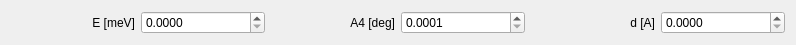
<?xml version="1.0" encoding="UTF-8"?>
<ui version="4.0">
 <class>Form</class>
 <widget class="QWidget" name="Form">
  <property name="geometry">
   <rect>
    <x>0</x>
    <y>0</y>
    <width>796</width>
    <height>44</height>
   </rect>
  </property>
  <property name="windowTitle">
   <string>Form</string>
  </property>
  <layout class="QHBoxLayout" name="horizontalLayout_7">
   <item>
    <layout class="QVBoxLayout" name="verticalLayout">
     <item>
      <layout class="QHBoxLayout" name="horizontalLayout">
       <item>
        <widget class="QLabel" name="label_2">
         <property name="layoutDirection">
          <enum>Qt::LeftToRight</enum>
         </property>
         <property name="text">
          <string>E [meV]</string>
         </property>
         <property name="alignment">
          <set>Qt::AlignRight|Qt::AlignTrailing|Qt::AlignVCenter</set>
         </property>
        </widget>
       </item>
       <item>
        <widget class="QDoubleSpinBox" name="e_spinBox">
         <property name="decimals">
          <number>4</number>
         </property>
        </widget>
       </item>
      </layout>
     </item>
    </layout>
   </item>
   <item>
    <layout class="QVBoxLayout" name="verticalLayout_2">
     <item>
      <layout class="QHBoxLayout" name="horizontalLayout_3">
       <item>
        <layout class="QHBoxLayout" name="horizontalLayout_2">
         <item>
          <widget class="QLabel" name="label_3">
           <property name="layoutDirection">
            <enum>Qt::LeftToRight</enum>
           </property>
           <property name="text">
            <string>A4 [deg]</string>
           </property>
           <property name="alignment">
            <set>Qt::AlignRight|Qt::AlignTrailing|Qt::AlignVCenter</set>
           </property>
          </widget>
         </item>
         <item>
          <widget class="QDoubleSpinBox" name="a4_spinBox">
           <property name="decimals">
            <number>4</number>
           </property>
           <property name="minimum">
            <double>0.000100000000000</double>
           </property>
           <property name="maximum">
            <double>180.000000000000000</double>
           </property>
          </widget>
         </item>
        </layout>
       </item>
      </layout>
     </item>
    </layout>
   </item>
   <item>
    <layout class="QVBoxLayout" name="verticalLayout_3">
     <item>
      <layout class="QHBoxLayout" name="horizontalLayout_5">
       <item>
        <widget class="QLabel" name="label_6">
         <property name="layoutDirection">
          <enum>Qt::LeftToRight</enum>
         </property>
         <property name="text">
          <string>d [A]</string>
         </property>
         <property name="alignment">
          <set>Qt::AlignRight|Qt::AlignTrailing|Qt::AlignVCenter</set>
         </property>
        </widget>
       </item>
       <item>
        <widget class="QDoubleSpinBox" name="d_spinBox">
         <property name="decimals">
          <number>4</number>
         </property>
        </widget>
       </item>
      </layout>
     </item>
    </layout>
   </item>
  </layout>
 </widget>
 <resources/>
 <connections/>
</ui>
